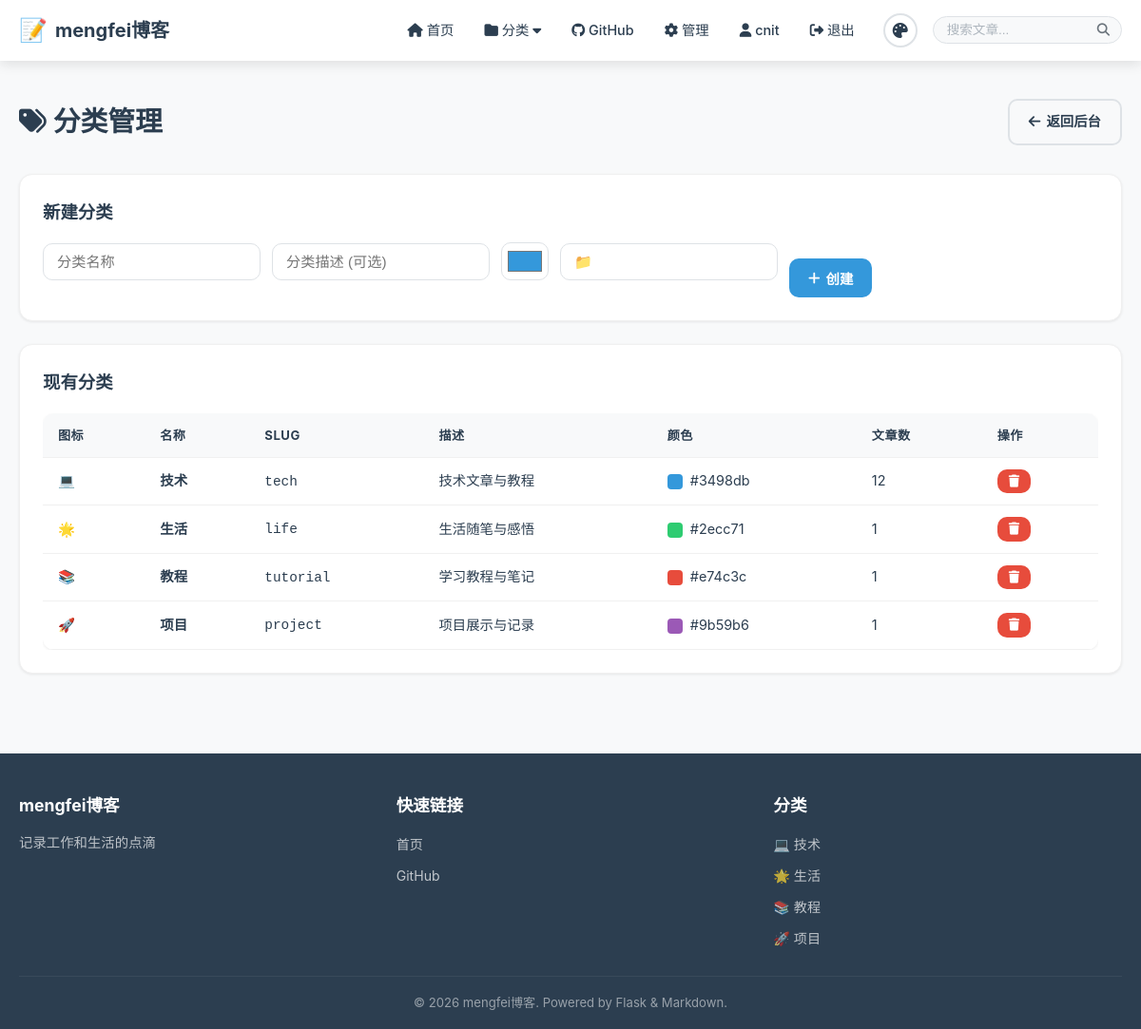
The app's page /admin/categories (signed in) with its own data.
### models/__init__.py (models this page shows, shortened)
class User(UserMixin, db.Model):
    __tablename__ = 'users'
    id = db.Column(db.Integer, primary_key=True)
    username = db.Column(db.String(80), unique=True, nullable=False, index=True)
    email = db.Column(db.String(120), unique=True, nullable=False, index=True)
    password_hash = db.Column(db.String(256), nullable=False)
    avatar = db.Column(db.String(256), default='')
    bio = db.Column(db.Text, default='')
    is_admin = db.Column(db.Boolean, default=False)
    theme = db.Column(db.String(20), default='light')
    created_at = db.Column(db.DateTime, default=datetime.utcnow)
    posts = db.relationship('Post', backref='author', lazy='dynamic')

class Category(db.Model):
    __tablename__ = 'categories'
    id = db.Column(db.Integer, primary_key=True)
    name = db.Column(db.String(50), unique=True, nullable=False)
    slug = db.Column(db.String(50), unique=True, nullable=False)
    description = db.Column(db.Text, default='')
    color = db.Column(db.String(7), default='#3498db')
    icon = db.Column(db.String(50), default='📁')
    order = db.Column(db.Integer, default=0)
    created_at = db.Column(db.DateTime, default=datetime.utcnow)

### app.py (the view, shortened to what this page needs)
    @app.route('/admin/categories', methods=['GET', 'POST'])
    @login_required
    @admin_required
    def manage_categories():
        categories = Category.query.filter(
            Category.name.in_(ALLOWED_CATEGORY_NAMES)
        ).order_by(Category.order).all()
        return render_template('categories_admin.html', categories=categories)

### templates/categories_admin.html (shortened to what this page needs)
{% extends "base.html" %}
{% block content %}
<div class="container">
    <div class="admin-header">
        <h1><i class="fas fa-tags"></i> 分类管理</h1>
        <a href="{{ url_for('admin_dashboard') }}" class="btn btn-outline">
            <i class="fas fa-arrow-left"></i> 返回后台
        </a>
    </div>
    <div class="card">
        <h3>新建分类</h3>
        <form method="POST" class="form-inline-group">
            <div class="form-group">
                <input type="text" name="name" class="form-control" placeholder="分类名称" required>
            </div>
            <div class="form-group">
                <input type="text" name="description" class="form-control" placeholder="分类描述 (可选)">
            </div>
            <div class="form-group">
                <input type="color" name="color" class="form-control form-control-color" value="#3498db">
            </div>
            <div class="form-group">
                <input type="text" name="icon" class="form-control" placeholder="图标 emoji" value="📁" maxlength="4">
            </div>
            <button type="submit" class="btn btn-primary">
                <i class="fas fa-plus"></i> 创建
            </button>
        </form>
    </div>
    <div class="card">
        <h3>现有分类</h3>
        {% if categories %}
        <div class="table-responsive">
            <table class="table">
                <thead>
                    <tr>
                        <th>图标</th>
                        <th>名称</th>
                        <th>Slug</th>
                        <th>描述</th>
                        <th>颜色</th>
                        <th>文章数</th>
                        <th>操作</th>
                    </tr>
                </thead>
                <tbody>
                    {% for cat in categories %}
                    <tr>
                        <td>{{ cat.icon }}</td>
                        <td><strong>{{ cat.name }}</strong></td>
                        <td><code>{{ cat.slug }}</code></td>
                        <td>{{ cat.description or '-' }}</td>
                        <td>
                            <span class="color-preview" style="background-color:{{ cat.color }}"></span>
                            {{ cat.color }}
                        </td>
                        <td>{{ cat.posts.count() }}</td>
                        <td>
                            <form action="{{ url_for('delete_category', cat_id=cat.id) }}" method="post"
                                  style="display:inline" onsubmit="return confirm('确定删除分类「{{ cat.name }}」吗？')">
                                <button type="submit" class="btn btn-sm btn-danger">
                                    <i class="fas fa-trash"></i>
                                </button>
                            </form>
                        </td>
                    </tr>
                    {% endfor %}
                </tbody>
            </table>
        </div>
        {% else %}
        <div class="empty-state">
            <p>暂无分类，请创建一个。</p>
        </div>
        {% endif %}
    </div>
</div>
{% endblock %}

### templates/base.html (shortened to what this page needs)
<!DOCTYPE html>
<html lang="zh-CN" data-theme="{{ current_theme }}">
<head>
    <link rel="stylesheet" href="{{ url_for('static', filename='css/style.css') }}">
    <link rel="stylesheet" href="{{ url_for('static', filename='css/markdown.css') }}">
    <link rel="stylesheet" href="https://cdnjs.cloudflare.com/ajax/libs/font-awesome/6.5.0/css/all.min.css">
</head>
<body>
    <nav class="navbar">
        <div class="container nav-container">
            <a href="{{ url_for('index') }}" class="nav-brand">
                <span class="brand-icon">📝</span>
                <span class="brand-text">{{ blog_title }}</span>
            </a>
            <div class="nav-menu" id="navMenu">
                <div class="nav-links">
                    <a href="{{ url_for('index') }}" class="nav-link {% if request.endpoint == 'index' %}active{% endif %}">
                        <i class="fas fa-home"></i> 首页
                    </a>
                    <div class="nav-dropdown">
                        <a href="#" class="nav-link dropdown-toggle">
                            <i class="fas fa-folder"></i> 分类 <i class="fas fa-caret-down"></i>
                        </a>
                    </div>
                    <a href="{{ url_for('github_page') }}" class="nav-link {% if request.endpoint == 'github_page' %}active{% endif %}">
                        <i class="fab fa-github"></i> GitHub
                    </a>
                    {% if current_user.is_authenticated %}
                        {% if current_user.is_admin %}
                        <a href="{{ url_for('admin_dashboard') }}" class="nav-link">
                            <i class="fas fa-cog"></i> 管理
                        </a>
                        {% endif %}
                        <a href="{{ url_for('profile') }}" class="nav-link">
                            <i class="fas fa-user"></i> {{ current_user.username }}
                        </a>
                        <a href="{{ url_for('logout') }}" class="nav-link">
                            <i class="fas fa-sign-out-alt"></i> 退出
                        </a>
                    {% endif %}
                </div>
                <div class="theme-switcher">
                    <button class="theme-btn" id="themeToggle" title="切换主题">
                        <i class="fas fa-palette"></i>
                    </button>
                </div>
                <form class="search-form" action="{{ url_for('index') }}" method="get">
                    <div class="search-input-wrapper">
                        <input type="text" name="q" placeholder="搜索文章..."
                               value="{{ request.args.get('q', '') }}" class="search-input">
                        <button type="submit" class="search-btn">
                            <i class="fas fa-search"></i>
                        </button>
                    </div>
                </form>
            </div>
        </div>
    </nav>
    <main class="main-content">
        {% block content %}{% endblock %}
    </main>
    <footer class="footer">
        <div class="container">
            <div class="footer-content">
                <div class="footer-section">
                    <h3>{{ blog_title }}</h3>
                    <p>{{ blog_subtitle }}</p>
                </div>
                <div class="footer-section">
                    <h3>快速链接</h3>
                    <ul>
                        <li><a href="{{ url_for('index') }}">首页</a></li>
                        <li><a href="{{ url_for('github_page') }}">GitHub</a></li>
                    </ul>
                </div>
                <div class="footer-section">
                    <h3>分类</h3>
                    <ul>
                        {% for cat in all_categories[:5] %}
                        <li><a href="{{ url_for('view_category', slug=cat.slug) }}">{{ cat.icon }} {{ cat.name }}</a></li>
                        {% endfor %}
                    </ul>
                </div>
            </div>
            <div class="footer-bottom">
                <p>&copy; {{ current_year }} {{ blog_title }}. Powered by Flask & Markdown.</p>
            </div>
        </div>
    </footer>
</body>
</html>

### records on screen
User: username "cnit"
Category: icon "💻", name "技术", slug "tech", description "技术文章与教程", color "#3498db", posts.count "12"
Category: icon "🌟", name "生活", slug "life", description "生活随笔与感悟", color "#2ecc71", posts.count "1"
Category: icon "📚", name "教程", slug "tutorial", description "学习教程与笔记", color "#e74c3c", posts.count "1"
Category: icon "🚀", name "项目", slug "project", description "项目展示与记录", color "#9b59b6", posts.count "1"

### other values on screen
{{ blog_title }} "mengfei博客"
{{ blog_subtitle }} "记录工作和生活的点滴"
